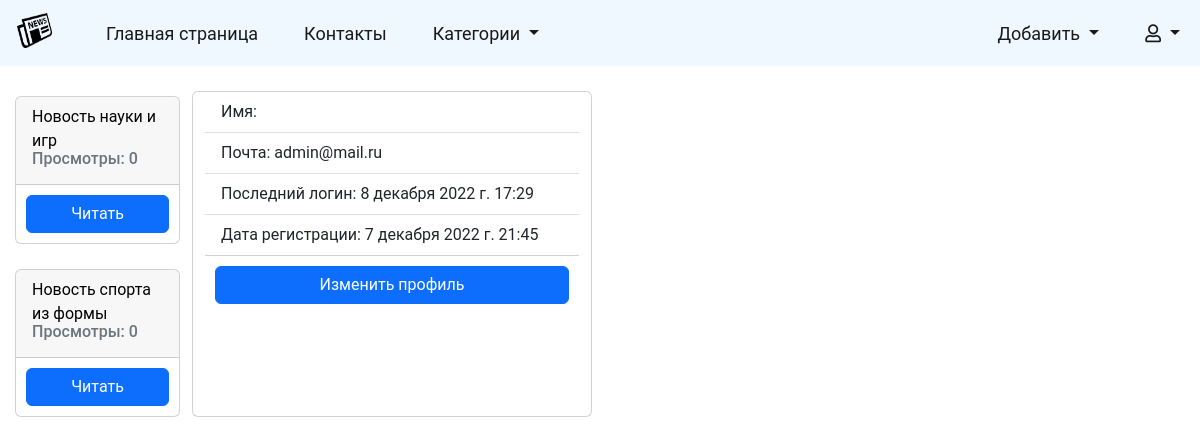
The app's page /profile (signed in), older data.
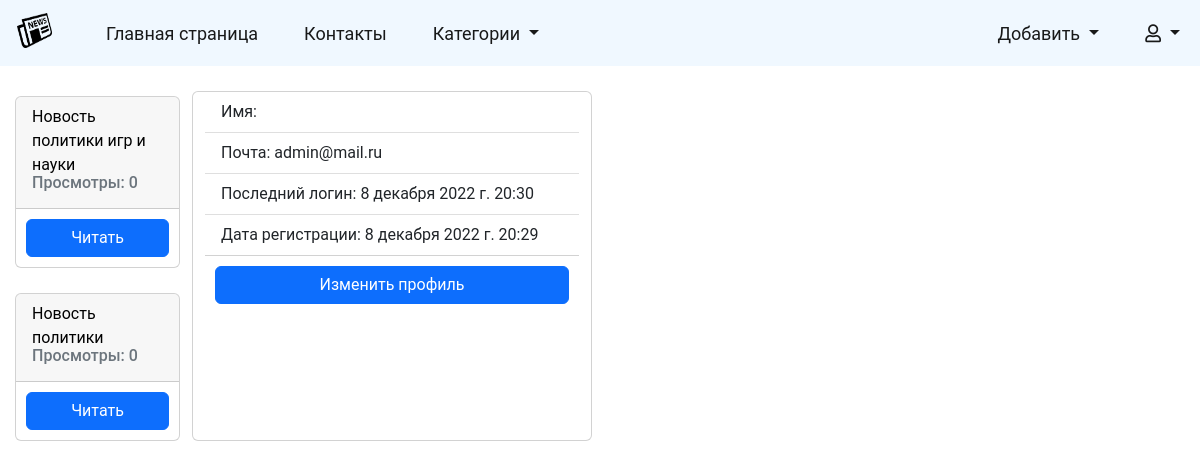
The same page, newer data.
### news/models.py (models this page shows, shortened)
class News (models.Model):
    title = models.CharField(max_length=255, verbose_name='Заголовок')
    slug = models.CharField(max_length=50, unique=True, db_index=True, verbose_name='URL')
    content = models.TextField(verbose_name='Текст новости')
    image = models.ImageField(upload_to='media/%Y/%m/%d/', verbose_name='Изображение')
    date_publication = models.DateTimeField(auto_now_add=True, verbose_name='Дата публикации')
    date_update = models.DateTimeField(auto_now=True, verbose_name='Дата изменения')
    categories = models.ManyToManyField(Category, verbose_name='Категории')
    views = models.IntegerField(default=-1, verbose_name='Просмотры')
    is_published = models.BooleanField(default=True, verbose_name='Опубликовано')
    class Meta:
        verbose_name = 'Новость'
        verbose_name_plural = 'Новости'
    def __str__(self):
        return self.title

### registration/models.py (models this page shows)
class User(AbstractBaseUser, PermissionsMixin):
    email = models.EmailField(verbose_name='Почта',unique=True, db_index=True)
    first_name = models.CharField(max_length=50, verbose_name='Имя')
    last_name = models.CharField(max_length=50, verbose_name='Фамилия')
    is_active = models.BooleanField(default=True, verbose_name='Активный')
    is_superuser = models.BooleanField(default=False, verbose_name='Супер-пользователь')
    is_staff = models.BooleanField(default=False, verbose_name='Работник')
    date_joined = models.DateTimeField(default=timezone.now, verbose_name='Дата присоединения')
    last_login = models.DateTimeField(blank=True, null=True, verbose_name='Дата последнего логина')
    objects = CustomUserManager()
    USERNAME_FIELD = 'email'
    EMAIL_FIELD = 'email'
    REQUIRED_FIELDS = []
    class Meta:
        verbose_name = 'Пользователь'
        verbose_name_plural = 'Пользователи'
    def get_full_name(self):
        return f'{self.first_name} {self.last_name}'

### news/views.py (the view)
# urls.py: path('profile', profile, name='profile'),
def profile(request):
    if request.user.is_authenticated:
        return render(request, 'news/profile.html', {'title': 'Профиль'})
    else:
        return redirect('HomePage')

### news/models.py (called while the page is built)
    def __str__(self):
        return self.name

### news/templatetags/news_tags.py (called while the page is built)
@register.simple_tag()
def get_categories():
    return Category.objects.all()

@register.simple_tag()
def get_news():
    today = dt.today()
    return News.objects.filter(date_publication__day__lte=today.day).filter(date_publication__day__gte=today.day-5).order_by('-views')[:5]

### news/templates/news/profile.html
{% extends 'news/base.html' %}
{% block content %}
<div class="card" style="width: 25rem;">
    <ul class="list-group list-group-flush">
        <li class="list-group-item">Имя: {{ request.user.get_full_name }}</li>
        <li class="list-group-item">Почта: {{ request.user.email }}</li>
        <li class="list-group-item">Последний логин: {{ request.user.last_login }}</li>
        <li class="list-group-item">Дата регистрации: {{ request.user.date_joined }}</li>
    </ul>
    <a class="btn btn-primary" href="{% url 'ProfileUpdate' user_id=request.user.id%}" role="button">Изменить профиль</a>
</div>
{% endblock content %}

### news/templates/news/base.html (shortened to what this page needs)
<!DOCTYPE html>
{% load static %}
{% load news_tags %}
{% get_categories as categories %}
{% get_news as news %}
<html lang="en">
<head>
    <link href="https://cdn.jsdelivr.net/npm/bootstrap@5.2.3/dist/css/bootstrap.min.css" rel="stylesheet"
>
    <link rel="stylesheet" href="{% static 'news/css/styles.css' %}">
    <link rel="stylesheet" href="https://use.fontawesome.com/releases/v5.6.1/css/all.css"
>
</head>
<body>
{% block menu %}
<nav class="navbar navbar-expand-lg" style="background-color: #F0F8FF">
    <div class="container-fluid">
        <a class="navbar-brand" href="{% url 'HomePage' %}"><img src="{% static 'news/images/logo.png' %}" alt=""></a>
        <div class="collapse navbar-collapse" id="navbarSupportedContent">
            <ul class="navbar-nav me-auto mb-2 mb-lg-0">
                <li class="nav-item">
                    <a class="nav-link active" aria-current="page" href="{% url 'HomePage' %}">Главная страница</a>
                </li>
                <li class="nav-item">
                    <a class="nav-link active" aria-current="page" href="{% url 'contacts' %}">Контакты</a>
                </li>
                <li class="nav-item dropdown">
                    <a class="nav-link active dropdown-toggle" data-bs-toggle="dropdown" href="#">
                        Категории
                    </a>
                </li>
            </ul>
            <ul class="navbar-nav ms-auto mb-2 mb-lg-0">
                {% if request.user.is_superuser %}
                <li class="nav-item dropdown">
                    <a class="nav-link active dropdown-toggle" data-bs-toggle="dropdown" href="#">
                        Добавить
                    </a>
                </li>
                {% endif %}
                {% if user.is_authenticated %}
                <li class="nav-item dropdown">
                    <a class="nav-link active dropdown-toggle" data-bs-toggle="dropdown" href="#">
                        <i class="far fa-user">{{ user.get_full_name }}</i>
                    </a>
                </li>
                {% endif %}
            </ul>
        </div>
    </div>
</nav>
{% endblock menu %}
<div class="row">
    <div class="col-md-2">
        <div class="topik">
            {% for n in news %}
            <div class="card">
                <div class="card-header">
                    {{ n }}
                    <h6 class="card-subtitle mb-2 text-muted">Просмотры: {{ n.views }}</h6>
                </div>
                <a href="{{ object.get_absolute_url }}" class="btn btn-primary">Читать</a>
            </div>
            {% endfor %}
        </div>
    </div>
    {% block content %}
    {% endblock content %}
    <div class="col-md-2">
    </div>
</div>
</body>
</html>

### news/static/news/css/styles.css (style rules this page uses)
html { font-size: 16px; }
body { font-family: 'Roboto', 'sans-serif'; font-size: 16px; font-weight: 400; color: black; background-color: white; min-width: 320px; overflow-x: hidden; }
img { width: 500px; hight: auto; }
.card { margin-top: 25px; margin-bottom: 25px; }
.navbar { font-size:18px; }
.navbar img { width: 40px; height: 40px; padding-bottom: 5px; padding-left: 5px; }
.nav-item { padding-left: 30px; }
.btn { margin: 10px; margin: 10px; }
.topik { margin-top: 30px; margin-left: 15px; }

Row changes from the older to the newer data that the page shows:
removed News: title "Новость спорта из формы", views "0"
added News: title "Новость политики игр и науки", views "0"
changed News: title "Новость науки и игр" → "Новость политики"
changed User "admin@mail.ru": user.last_login "8 декабря 2022 г. 17:29" → "8 декабря 2022 г. 20:30"; user.date_joined "7 декабря 2022 г. 21:45" → "8 декабря 2022 г. 20:29"
